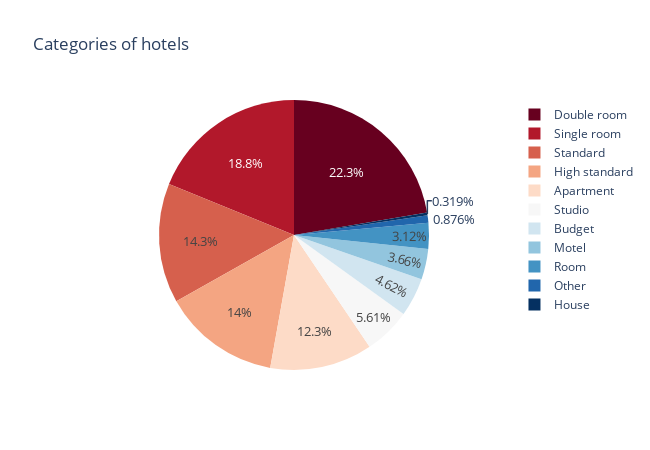

The notebook cell this image was saved under:
### Code cell
hotels_categories = all_hotels.copy()

def classify_discriptions(discription):
        premium_category = ['premium', 'superior', 'king', 'queen',  'luxury', 'suite', 'executive', 'deluxe']
        motel_category = ['bed in', 'dormitory']
        category = ['room', 'apartment', 'bed in', 'studio', 'house']
        double_rooms = ['double room', 'twin']
        single_rooms = ['single', 'single room', 'solo']
        budgets = ['budget', 'economy'] 


        if category[4] in discription.lower():
            return 'House'

        if category[3] in discription.lower():
            return 'Studio'

        if 'standard' in discription.lower():
            return 'Standard'

        if category[1] in discription.lower():
            return 'Apartment'

        for elem in range(len(budgets)):
            if budgets[elem] in discription.lower():
                return 'Budget'

        for elem in range(len(single_rooms)):
            if single_rooms[elem] in discription.lower():
                return 'Single room'

        for elem in range(len(motel_category)):
                    if motel_category[elem] in discription.lower():
                        return 'Motel'    

        for elem in range(len(premium_category)):
            if premium_category[elem] in discription.lower():
                return 'High standard'
        
        
        for elem in range(len(double_rooms)):
            if double_rooms[elem] in discription.lower():
                return 'Double room'


        if 'room' in discription.lower():
            return 'Room'
        

hotels_categories['category'] = hotels_categories['discriptions'].apply(lambda discription: classify_discriptions(discription))
hotels_categories['category'].value_counts()

hotels_categories.category.isnull().sum() # 408
hotels_categories.category.fillna('Other', inplace=True)
hotels_categories.category.isnull().sum() # 0 

series = hotels_categories.category.value_counts()
df = series.reset_index()
df_categories = df.rename(columns={'category' : 'frequency', 'index' : 'categories'})


pie_plot = px.pie(data_frame=df_categories, 
        names = df_categories.categories,
        values= df_categories.frequency,
        title='Сategories of hotels',
        width=650,
        height=450,
        color_discrete_sequence=px.colors.sequential.RdBu
    )
pie_plot.update_layout(uniformtext_minsize=13, uniformtext_mode='hide')

pie_plot.show()

df_categories

### Figure 1 — Plotly figure (JSON) as saved in the notebook; plotly's stock layout.template omitted (floating-point values rounded to 4 significant figures)
{"data": [{"domain": {"x": [0, 1], "y": [0, 1]}, "hovertemplate": "categories=%{label}<br>frequency=%{value}<extra></extra>", "labels": ["Double room", "Single room", "Standard", "High standard", "Apartment", "Studio", "Budget", "Motel", "Room", "Other", "House"], "legendgroup": "", "name": "", "showlegend": true, "type": "pie", "values": [2806, 2365, 1798, 1761, 1542, 704, 580, 459, 392, 110, 40]}], "layout": {"height": 450, "legend": {"tracegroupgap": 0}, "piecolorway": ["rgb(103,0,31)", "rgb(178,24,43)", "rgb(214,96,77)", "rgb(244,165,130)", "rgb(253,219,199)", "rgb(247,247,247)", "rgb(209,229,240)", "rgb(146,197,222)", "rgb(67,147,195)", "rgb(33,102,172)", "rgb(5,48,97)"], "title": {"text": "Сategories of hotels"}, "uniformtext": {"minsize": 13, "mode": "hide"}, "width": 650}}
